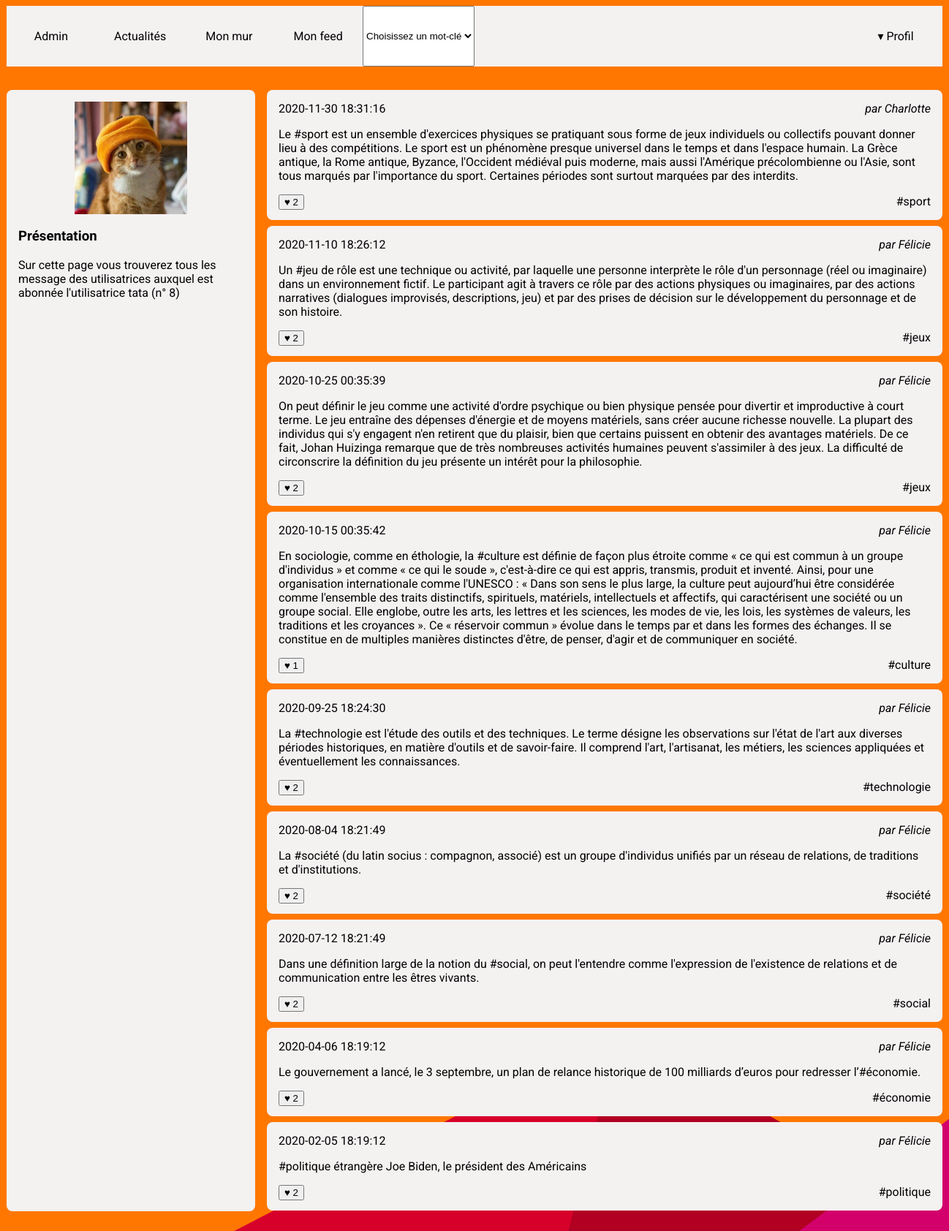
The page /resoc_n1/feed.php (signed in) on the database its author committed.
### tables this page shows
CREATE TABLE `users` (
  `id` int(10) UNSIGNED NOT NULL,
  `email` varchar(255) NOT NULL,
  `password` varchar(255) NOT NULL,
  `alias` varchar(255) NOT NULL
);

CREATE TABLE `posts` (
  `id` int(10) UNSIGNED NOT NULL,
  `user_id` int(10) UNSIGNED NOT NULL,
  `content` text NOT NULL,
  `created` datetime NOT NULL,
  `parent_id` int(10) UNSIGNED DEFAULT NULL
);

### resoc_n1/feed.php (the view, shortened to what this page needs)
<!doctype html>
<html lang="fr">
    <head>
        <link rel="stylesheet" href="style.css"/>
    </head>
    <body>
        <?php include_once('header.php'); ?>
        <div id="wrapper">
            <?php
            $userId = $_SESSION['connected_id'];
            ?>
            <aside>
                <?php
                $laQuestionEnSql = "SELECT * FROM `users` WHERE id= '$userId' ";
                $lesInformations = $mysqli->query($laQuestionEnSql);
                $user = $lesInformations->fetch_assoc();
                ?>
                <img src="user.jpg" alt="Portrait de l'utilisatrice"/>
                <section>
                    <h3>Présentation</h3>
                    <p>Sur cette page vous trouverez tous les message des utilisatrices
                        auxquel est abonnée l'utilisatrice <?php echo $user['alias'] ?>
                        (n° <?php echo $userId ?>)
                    </p>
                </section>
            </aside>
            <main>
                <?php
                $laQuestionEnSql = "
                    SELECT posts.content,
                    posts.created,
                    users.alias as author_name,
                    posts.id AS post_id,
                    users.id AS user_id,
                    count(likes.id) as like_number,
                    GROUP_CONCAT(DISTINCT tags.label) AS taglist
                    FROM followers
                    JOIN users ON users.id=followers.followed_user_id
                    JOIN posts ON posts.user_id=users.id
                    LEFT JOIN posts_tags ON posts.id = posts_tags.post_id
                    LEFT JOIN tags       ON posts_tags.tag_id  = tags.id
                    LEFT JOIN likes      ON likes.post_id  = posts.id
                    WHERE followers.following_user_id='$userId'
                    GROUP BY posts.id
                    ORDER BY posts.created DESC
                    ";
                $lesInformations = $mysqli->query($laQuestionEnSql);
                while ($post = $lesInformations->fetch_assoc()){
                ?>
                <article>
                    <h3>
                        <time datetime='2020-02-01 11:12:13' ><?php echo $post['created'] ?></time>
                    </h3>
                    <address>par <a href="wall.php?user_id=<?php echo $post['user_id']; ?>"><?php echo $post['author_name'] ?></a></address>
                    <div>
                        <p><?php echo $post['content'] ?></p>
                    </div>
                    <footer>
                        <small>
                            <form action="feed.php?user_id=<?php echo $_SESSION['connected_id']; ?>" method="post">
                                <input type='submit' value="♥ <?php echo $post['like_number'] ?>">
                            </form>
                        </small>
                        <?php include('tagLinks.php'); ?>
                    </footer>
                </article>
                <?php
                }
                ?>
            </main>
        </div>
    </body>
</html>

### resoc_n1/tagLinks.php
<?php $tagsArray = explode(",", $post['taglist']);
    for($i = 0; $i < count($tagsArray); $i++) {
    if($tagsArray[0] == NULL){
        echo "</br>";
    } else if($i === count($tagsArray)-1) { ?>
        <a href=<?php echo "tags.php?tag_label=".$tagsArray[$i] ?>><?php echo "#".$tagsArray[$i] ?></a>
    <?php } else { ?>
        <a href=<?php echo "tags.php?tag_label=".$tagsArray[$i] ?>><?php echo "#".$tagsArray[$i] ?></a>,
    <?php } ?>
<?php } ?>

### resoc_n1/style.css (style rules this page uses)
body { background-color: #ff7700; background-attachment: fixed; background-size: cover; font-family: Roboto; }
a { text-decoration: none; color:black; }
#wrapper { display:flex; width:80em; margin:0 auto 2em auto; }
#wrapper aside { background-color: rgb(244, 241, 241); flex:1; padding:1em; border-radius: 0.5em; }
#wrapper aside img { display: block; width:50%; margin:auto; }
#wrapper main { flex:3; padding-left:1em; height: 80vh; overflow-y: scroll; }
#wrapper main article { background-color: rgb(244, 241, 241); padding:1em; margin-bottom: 0.5em ; border-radius: 0.5em; }
#wrapper main article h3 { margin:0; padding:0; font-weight: normal; font-size:1em; }
#wrapper main article time { float:left; }
#wrapper main article address { text-align: right; margin-bottom: 1em; }
#wrapper main article p { margin:0; }
#wrapper main article footer { margin-top: 1em; text-align: right; }
#wrapper main article footer small { float:left; }

### rows shown on the page
users: alias "tata"
posts: created "2020-11-30 18:31:16", user.alias "Charlotte", content "Le #sport est un ensemble d'exercices physiques se pratiquant sous forme de jeux individuels ou collectifs pouvant donner lieu à des compétitions. Le sport est un phénomène presque universel dans le temps et dans l'espace humain. La Grèce antique, la Rome antique, Byzance, l'Occident médiéval puis moderne, mais aussi l'Amérique précolombienne ou l'Asie, sont tous marqués par l'importance du sport. Certaines périodes sont surtout marquées par des interdits.", i "sport"
posts: created "2020-11-10 18:26:12", user.alias "Félicie", content "Un #jeu de rôle est une technique ou activité, par laquelle une personne interprète le rôle d'un personnage (réel ou imaginaire) dans un environnement fictif. Le participant agit à travers ce rôle par des actions physiques ou imaginaires, par des actions narratives (dialogues improvisés, descriptions, jeu) et par des prises de décision sur le développement du personnage et de son histoire.", i "jeux"
posts: created "2020-10-25 00:35:39", user.alias "Félicie", content "On peut définir le jeu comme une activité d'ordre psychique ou bien physique pensée pour divertir et improductive à court terme. Le jeu entraîne des dépenses d'énergie et de moyens matériels, sans créer aucune richesse nouvelle. La plupart des individus qui s'y engagent n'en retirent que du plaisir, bien que certains puissent en obtenir des avantages matériels. De ce fait, Johan Huizinga remarque que de très nombreuses activités humaines peuvent s'assimiler à des jeux. La difficulté de circonscrire la définition du jeu présente un intérêt pour la philosophie.", i "jeux"
posts: created "2020-10-15 00:35:42", user.alias "Félicie", content "En sociologie, comme en éthologie, la #culture est définie de façon plus étroite comme « ce qui est commun à un groupe d'individus » et comme « ce qui le soude », c'est-à-dire ce qui est appris, transmis, produit et inventé. Ainsi, pour une organisation internationale comme l'UNESCO : « Dans son sens le plus large, la culture peut aujourd’hui être considérée comme l'ensemble des traits distinctifs, spirituels, matériels, intellectuels et affectifs, qui caractérisent une société ou un groupe social. Elle englobe, outre les arts, les lettres et les sciences, les modes de vie, les lois, les systèmes de valeurs, les traditions et les croyances ». Ce « réservoir commun » évolue dans le temps par…", i "culture"
posts: created "2020-09-25 18:24:30", user.alias "Félicie", content "La #technologie est l'étude des outils et des techniques. Le terme désigne les observations sur l'état de l'art aux diverses périodes historiques, en matière d'outils et de savoir-faire. Il comprend l'art, l'artisanat, les métiers, les sciences appliquées et éventuellement les connaissances.", i "technologie"
posts: created "2020-08-04 18:21:49", user.alias "Félicie", content "La #société (du latin socius : compagnon, associé) est un groupe d'individus unifiés par un réseau de relations, de traditions et d'institutions.", i "société"
posts: created "2020-07-12 18:21:49", user.alias "Félicie", content "Dans une définition large de la notion du #social, on peut l'entendre comme l'expression de l'existence de relations et de communication entre les êtres vivants.", i "social"
posts: created "2020-04-06 18:19:12", user.alias "Félicie", content "Le gouvernement a lancé, le 3 septembre, un plan de relance historique de 100 milliards d’euros pour redresser l’#économie.", i "économie"
posts: created "2020-02-05 18:19:12", user.alias "Félicie", content "#politique étrangère Joe Biden, le président des Américains", i "politique"

### other values the page prints
$userId "8"
